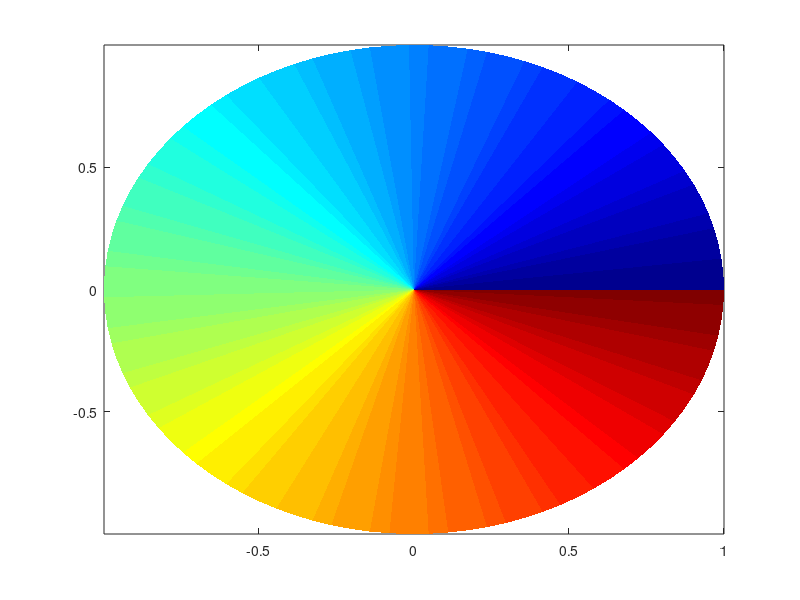
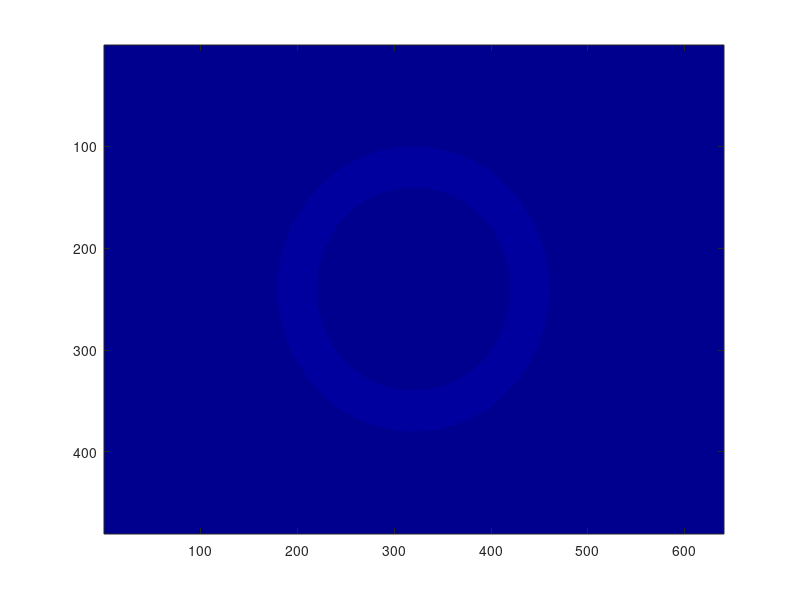

The MATLAB script that drew these images, in order: (Note: this script raises an error after producing the figures.)
%impixel finds rgb values of images
%colormapeditor shows rgb values of all colormaps! 
%with colormap we can make our own map
%http://matlab.wikia.com/wiki/FAQ#How_do_I_create_a_circle.3F
%maybe can create a ring and split it in rads as many as the colors we use
%not really analogical, but we can then estimate st.dev from colormapeditor
%http://www.mathworks.com/matlabcentral/fileexchange/16233-sc-powerful-image-rendering
%http://www.mathworks.com/matlabcentral/fileexchange/23342-real2rgb---colormaps

newshades=jet;  %from functions that extend matlab colors beyond number 65

r = linspace(0,1,10);
theta = linspace(0, 2*pi, 100);
[rg, thg] = meshgrid(r,theta);
[x,y] = pol2cart(thg,rg);
pcolor(x,y,thg);
colormap(newshades);
shading flat;
% axis equal;

% Create a logical image of a ring with specified
% inner diameter, outer diameter center, and image size.
% First create the image.
figure()
imageSizeX = 640;
imageSizeY = 480;
[columnsInImage rowsInImage] = meshgrid(1:imageSizeX, 1:imageSizeY);
% Next create the circle in the image.
centerX = 320;
centerY = 240;
innerRadius = 100;
outerRadius = 140;
array2D = (rowsInImage - centerY).^2 ...
    + (columnsInImage - centerX).^2;
circlePixels = array2D >= innerRadius.^2 & array2D <= outerRadius.^2;
% circlePixels is a 2D "logical" array.
% Now, display it.
pcolor(circlePixels);
image(circlePixels) ;
colormap(newshades)
colormap(223,0,0);
title('Ring', 'FontSize', 25);

%Or, if you want a list of x and y coordinates of the perimeter of the circle, or of an arc, you can do this:

xCenter = 12;
yCenter = 10;
theta = 0 : 0.01 : 2*pi;
radius = 5;
x = radius * cos(theta) + xCenter;
y = radius * sin(theta) + yCenter;
plot(x, y);
axis square;
xlim([0 20]);
ylim([0 20]);
grid on;

